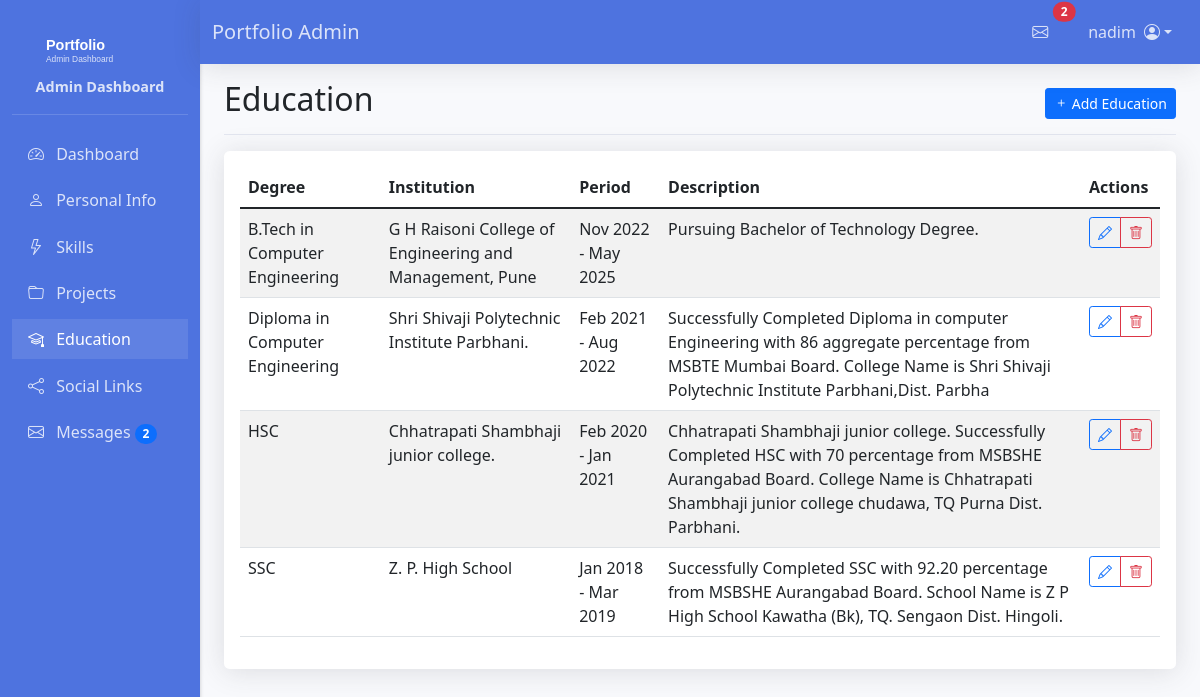
Page /dashboard/education/ (signed in) on the committed database.
### portfolio/models.py (models this page shows, shortened)
class Education(models.Model):
    degree = models.CharField(max_length=200)
    institution = models.CharField(max_length=200)
    start_date = models.DateField()
    end_date = models.DateField()
    description = models.TextField()
    percentage = models.DecimalField(max_digits=5, decimal_places=2, blank=True, null=True)
    class Meta:
        ordering = ['-end_date']
        verbose_name_plural = "Education"

### portfolio/views.py (the view)
# urls.py: path('dashboard/education/', views.education_list, name='education_list'),
@login_required
def education_list(request):
    education = Education.objects.all()
    return render(request, 'portfolio/admin/education_list.html', {'education': education})

### portfolio/context_processors.py (called while the page is built)
def unread_messages(request):
    if request.user.is_authenticated:
        unread_count = ContactMessage.objects.filter(is_read=False).count()
        recent_unread_messages = ContactMessage.objects.filter(is_read=False).order_by('-created_at')[:5]
        return {
            'unread_count': unread_count,
            'recent_messages': recent_unread_messages
        }
    return {
        'unread_count': 0,
        'recent_messages': []
    }

### portfolio/templates/portfolio/admin/education_list.html (shortened to what this page needs)
{% extends 'portfolio/admin/base_admin.html' %}
{% block page_title %}Education{% endblock %}
{% block page_actions %}
<div class="btn-toolbar mb-2 mb-md-0">
    <a href="{% url 'portfolio:education_add' %}" class="btn btn-sm btn-primary">
        <i class="bi bi-plus"></i> Add Education
    </a>
</div>
{% endblock %}
{% block admin_content %}
<div class="card">
    <div class="card-body">
        {% if education %}
        <div class="table-responsive">
            <table class="table table-striped table-hover">
                <thead>
                    <tr>
                        <th>Degree</th>
                        <th>Institution</th>
                        <th>Period</th>
                        <th>Description</th>
                        <th>Actions</th>
                    </tr>
                </thead>
                <tbody>
                    {% for edu in education %}
                    <tr>
                        <td>{{ edu.degree }}</td>
                        <td>{{ edu.institution }}</td>
                        <td>
                            {{ edu.start_date|date:"M Y" }} -
                            {% if edu.end_date %}
                                {{ edu.end_date|date:"M Y" }}
                            {% else %}
                                Present
                            {% endif %}
                        </td>
                        <td>{{ edu.description|truncatewords:30 }}</td>
                        <td>
                            <div class="btn-group" role="group">
                                <a href="{% url 'portfolio:education_edit' edu.pk %}"
                                   class="btn btn-sm btn-outline-primary">
                                    <i class="bi bi-pencil"></i>
                                </a>
                                <button type="button"
                                        class="btn btn-sm btn-outline-danger"
                                        data-bs-toggle="modal"
                                        data-bs-target="#deleteModal{{ edu.pk }}">
                                    <i class="bi bi-trash"></i>
                                </button>
                            </div>
                        </td>
                    </tr>
                    {% endfor %}
                </tbody>
            </table>
        </div>
        {% else %}
        <p class="text-center my-5">No education records added yet. Click the "Add Education" button to create one.</p>
        {% endif %}
    </div>
</div>
{% endblock %}

### portfolio/templates/portfolio/admin/base_admin.html (shortened to what this page needs)
{% load static %}
<!DOCTYPE html>
<html lang="en">
<head>
    <link href="https://cdn.jsdelivr.net/npm/bootstrap@5.1.3/dist/css/bootstrap.min.css" rel="stylesheet">
    <link href="https://cdn.jsdelivr.net/npm/bootstrap-icons@1.8.1/font/bootstrap-icons.css" rel="stylesheet">
</head>
<body>
    {% if user.is_authenticated and request.path|slice:":10" == '/dashboard' %}
    <nav class="navbar navbar-expand-lg navbar-light bg-white fixed-top">
        <div class="container-fluid">
            <a class="navbar-brand mx-auto mx-md-0" href="{% url 'portfolio:admin_dashboard' %}">
                Portfolio Admin
            </a>
            <div class="d-flex align-items-center order-lg-2">
                {% if user.is_authenticated %}
                <div class="nav-item dropdown me-2">
                    <a class="nav-link position-relative" href="#" id="messagesDropdown" role="button" data-bs-toggle="dropdown" data-bs-auto-close="outside" aria-expanded="false">
                        <i class="bi bi-envelope"></i>
                        {% if unread_count > 0 %}
                            <span class="position-absolute top-0 start-100 translate-middle badge rounded-pill bg-danger">
                                {{ unread_count }}
                            </span>
                        {% endif %}
                    </a>
                </div>
                <div class="nav-item dropdown">
                    <a class="nav-link dropdown-toggle d-flex align-items-center" href="#" role="button" id="userDropdown" data-bs-toggle="dropdown" aria-expanded="false">
                        <span class="d-none d-lg-inline me-2">{{ request.user.username }}</span>
                        <i class="bi bi-person-circle"></i>
                    </a>
                </div>
                {% endif %}
            </div>
        </div>
    </nav>
    {% endif %}
{% block content %}
{% if user.is_authenticated %}
<div class="container-fluid">
    <div class="row">
        <nav id="sidebar" class="col-md-3 col-lg-2 d-md-block sidebar">
            <div class="position-sticky pt-3">
                <div class="sidebar-brand">
                    <img src="{% static 'portfolio/img/logo.svg' %}" alt="Portfolio Logo">
                    <span class="sidebar-brand-text">Admin Dashboard</span>
                </div>
                <ul class="nav flex-column">
                    <li class="nav-item">
                        <a class="nav-link {% if request.resolver_match.url_name == 'admin_dashboard' %}active{% endif %}"
                           href="{% url 'portfolio:admin_dashboard' %}">
                            <i class="bi bi-speedometer2"></i> Dashboard
                        </a>
                    </li>
                    <li class="nav-item">
                        <a class="nav-link {% if 'personal-info' in request.path %}active{% endif %}"
                           href="{% url 'portfolio:personal_info_edit' %}">
                            <i class="bi bi-person"></i> Personal Info
                        </a>
                    </li>
                    <li class="nav-item">
                        <a class="nav-link {% if 'skills' in request.path %}active{% endif %}"
                           href="{% url 'portfolio:skill_list' %}">
                            <i class="bi bi-lightning"></i> Skills
                        </a>
                    </li>
                    <li class="nav-item">
                        <a class="nav-link {% if 'projects' in request.path %}active{% endif %}"
                           href="{% url 'portfolio:project_list' %}">
                            <i class="bi bi-folder"></i> Projects
                        </a>
                    </li>
                    <li class="nav-item">
                        <a class="nav-link {% if 'education' in request.path %}active{% endif %}"
                           href="{% url 'portfolio:education_list' %}">
                            <i class="bi bi-mortarboard"></i> Education
                        </a>
                    </li>
                    <li class="nav-item">
                        <a class="nav-link {% if 'social-links' in request.path %}active{% endif %}"
                           href="{% url 'portfolio:social_link_list' %}">
                            <i class="bi bi-share"></i> Social Links
                        </a>
                    </li>
                    <li class="nav-item">
                        <a class="nav-link {% if request.resolver_match.url_name == 'message_list' %}active{% endif %}"
                           href="{% url 'portfolio:message_list' %}">
                            <i class="bi bi-envelope"></i>
                            Messages
                            {% if unread_count > 0 %}
                            <span class="badge bg-primary rounded-pill">{{ unread_count }}</span>
                            {% endif %}
                        </a>
                    </li>
                </ul>
            </div>
        </nav>
        <main class="col-md-9 ms-sm-auto col-lg-10 px-md-4">
            <div class="d-flex justify-content-between flex-wrap flex-md-nowrap align-items-center pt-3 pb-2 mb-3 border-bottom">
                <h1 class="h2">{% block page_title %}{% endblock %}</h1>
                {% block page_actions %}{% endblock %}
            </div>
            {% block admin_content %}{% endblock %}
        </main>
    </div>
</div>
{% else %}
<div class="container mt-5">
    <div class="alert alert-warning">
        Please <a href="{% url 'login' %}">log in</a> to access the admin dashboard.
    </div>
</div>
{% endif %}
{% endblock %}
</body>
</html>

### rows in the picture
Education: degree "B.Tech in Computer Engineering", institution "G H Raisoni College of Engineering and Management, Pune", start_date "Nov 2022", end_date "May 2025", description "Pursuing Bachelor of Technology Degree."
Education: degree "Diploma in Computer Engineering", institution "Shri Shivaji Polytechnic Institute Parbhani.", start_date "Feb 2021", end_date "Aug 2022", description "Successfully Completed Diploma in computer Engineering with 86 aggregate percentage from MSBTE Mumbai Board. College Name is Shri Shivaji Polytechnic Institute Parbhani,Dist. Parbha"
Education: degree "HSC", institution "Chhatrapati Shambhaji junior college.", start_date "Feb 2020", end_date "Jan 2021", description "Chhatrapati Shambhaji junior college. Successfully Completed HSC with 70 percentage from MSBSHE Aurangabad Board. College Name is Chhatrapati Shambhaji junior college chudawa, TQ Purna Dist. Parbhani."
Education: degree "SSC", institution "Z. P. High School", start_date "Jan 2018", end_date "Mar 2019", description "Successfully Completed SSC with 92.20 percentage from MSBSHE Aurangabad Board. School Name is Z P High School Kawatha (Bk), TQ. Sengaon Dist. Hingoli."

### other values in the picture
{{ unread_count }} "2"
{{ request.user.username }} "nadim"
